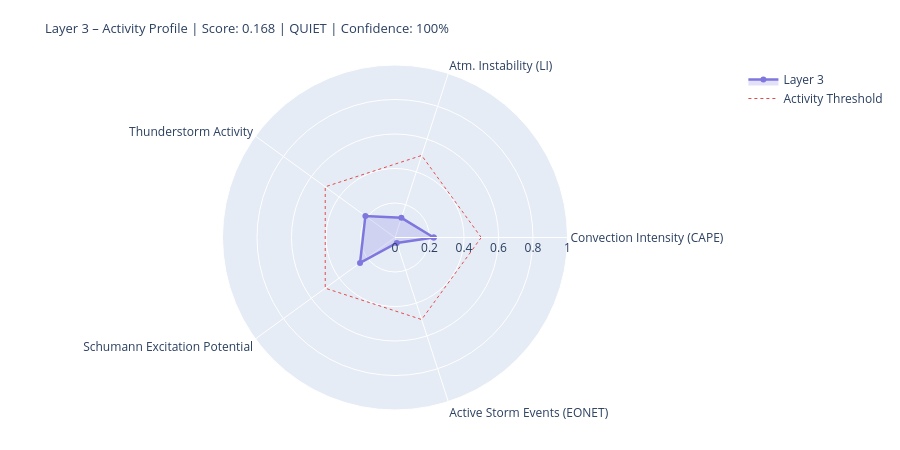

Notebook code cell kept with this figure:
### Markdown cell above
---
## 4. State Assessment & Handoff to Layer 4/5

### Code cell
# ============================================================
# LAYER-3-SCORE
# Five dynamic components
# ============================================================

def norm(v, lo, hi):
    if v is None or (isinstance(v, float) and math.isnan(v)): return None
    return round(max(0.0, min(1.0, (v - lo) / (hi - lo))), 4)

# --- 1) Convection intensity (global CAPE mean) ---
cape_mean = df_atm['cape'].dropna().mean() if not df_atm.empty else None
conv_score = norm(cape_mean, 0, 3000)
conv_src   = 'primary' if cape_mean is not None else 'missing'

# --- 2) Atmospheric instability (LI mean) ---
li_mean   = df_atm['li'].dropna().mean() if not df_atm.empty else None
# Negative LI = unstable → higher score
instab_score = norm(-li_mean if li_mean is not None else None, -6, 6)
instab_src   = 'primary' if li_mean is not None else 'missing'

# --- 3) Thunderstorm activity (mean thunder score + WMO count) ---
thunder_mean = df_atm['thunder_score'].mean() if not df_atm.empty else None
n_thunder    = int(df_atm['thunderstorm'].sum()) if not df_atm.empty else 0
thunder_score_val = norm(
    (thunder_mean or 0) * 0.7 + n_thunder * 0.1, 0, 1.0
) if thunder_mean is not None else None
thunder_src = 'primary'

# --- 4) Schumann excitation potential (weighted Schumann contribution) ---
schumann_pot = df_atm['schumann_contribution'].mean() if not df_atm.empty else None
# Boosted by Layer-2 thunderstorm trigger
if schumann_pot is not None and l2_thunder:
    schumann_pot = min(1.0, schumann_pot * 1.2)
schumann_score = norm(schumann_pot, 0, 1.0) if schumann_pot is not None else None
schumann_src   = 'derived'

# --- 5) Storm activity (NASA EONET) ---
# Distinction: None = data not loaded, 0.0 = loaded but no events
storm_score = None
storm_src   = 'missing'
if raw.get('storms') is not None:          # API reached successfully
    storm_score = norm(len(storm_events), 0, 30) if storm_events else 0.0
    storm_src   = 'primary'

# X-Ray and Kp: context only, not in dynamic score
# (X-Ray = Layer-0/4 driver; Kp = geomagnetic index, not a lightning proxy)
xray_context = None
if raw.get('xray'):
    df_xc = pd.DataFrame(raw['xray'])
    fc = next((c for c in df_xc.columns
               if any(k in c.lower() for k in ['flux','long']) and 'time' not in c.lower()),
              df_xc.columns[1])
    df_xc[fc] = pd.to_numeric(df_xc[fc], errors='coerce')
    xray_last = df_xc[fc].dropna().iloc[-1] if not df_xc[fc].dropna().empty else None
    if xray_last:
        xray_class = ('X' if xray_last>=1e-4 else 'M' if xray_last>=1e-5
                      else 'C' if xray_last>=1e-6 else 'B')
        xray_context = {'flux': float(xray_last), 'class': xray_class}
        print(f'X-Ray context: {xray_class}-class ({xray_last:.2e} W/m²)')

# --- Aggregate ---
COMPONENTS = {
    'Convection Intensity (CAPE)':  {'score': conv_score,       'source': conv_src,    'dynamic': True},
    'Atm. Instability (LI)':         {'score': instab_score,     'source': instab_src,  'dynamic': True},
    'Thunderstorm Activity':              {'score': thunder_score_val, 'source': thunder_src, 'dynamic': True},
    'Schumann Excitation Potential':   {'score': schumann_score,   'source': schumann_src,'dynamic': True},
    'Active Storm Events (EONET)': {'score': storm_score,      'source': storm_src,   'dynamic': True},
}

available   = {k: v['score'] for k, v in COMPONENTS.items() if v['score'] is not None}
unavailable = [k for k, v in COMPONENTS.items() if v['score'] is None]
layer3_score = round(sum(available.values()) / len(available), 4) if available else None
confidence   = round(len(available) / len(COMPONENTS), 2)
level = ('unknown' if layer3_score is None
         else 'quiet'   if layer3_score < 0.3
         else 'moderate' if layer3_score < 0.6
         else 'active')
dominant_l3 = max(available, key=available.get) if available else 'none'

# --- Ausgabe ---
W = 68
print('=' * W)
print('LAYER 3 – ATMOSPHERE / WEATHER / THUNDERSTORMS – STATE ASSESSMENT')
print('=' * W)
for name, comp in COMPONENTS.items():
    s = comp['score']
    if s is not None:
        bar = '█' * int(s * 20) + '░' * (20 - int(s * 20))
        print(f'  {name:<36} {bar}  {s:.3f}  [{comp["source"]}]')
    else:
        print(f'  {name:<36} {"─" * 20}  n/a   [missing]')
print('-' * W)
print(f'  Score:        {layer3_score:.3f}  ({len(available)}/{len(COMPONENTS)} components)')
print(f'  Confidence:   {confidence:.0%}')
print(f'  Level:        {level.upper()}')
print(f'  Dominant:     {dominant_l3}')
print(f'  CAPE mean:    {cape_mean:.0f} J/kg' if cape_mean else '  CAPE mean:    n/a')
print(f'  LI mean:      {li_mean:.1f} K' if li_mean is not None else '  LI mean:      n/a')
print(f'  Thunderstorms:{n_thunder} points (WMO)  +  {len(storm_events)} NASA EONET')
print('=' * W)

# Radar
cats   = list(available.keys())
vals_r = list(available.values())
if len(cats) >= 3:
    fig = go.Figure()
    fig.add_trace(go.Scatterpolar(
        r=vals_r + [vals_r[0]], theta=cats + [cats[0]],
        fill='toself', fillcolor='rgba(127,119,221,0.22)',
        line=dict(color='#7F77DD', width=2.5), name='Layer 3'
    ))
    fig.add_trace(go.Scatterpolar(
        r=[0.5] * (len(cats)+1), theta=cats + [cats[0]],
        line=dict(color='#E24B4A', dash='dot', width=1),
        mode='lines', name='Activity Threshold'
    ))
    fig.update_layout(
        title=dict(
            text=f'Layer 3 – Activity Profile | Score: {layer3_score:.3f} | {level.upper()} | Confidence: {confidence:.0%}',
            font=dict(size=13)
        ),
        polar=dict(radialaxis=dict(visible=True, range=[0, 1])),
        height=450, showlegend=True,
        margin=dict(l=60, r=60, t=65, b=40)
    )
    fig.show()

### Figure 1 — Plotly figure (JSON) as saved in the notebook; plotly's stock layout.template omitted (floating-point values rounded to 4 significant figures)
{"data": [{"fill": "toself", "fillcolor": "rgba(127,119,221,0.22)", "line": {"color": "#7F77DD", "width": 2.5}, "name": "Layer 3", "r": [0.2247, 0.12, 0.2122, 0.2506, 0.0333, 0.2247], "theta": ["Convection Intensity (CAPE)", "Atm. Instability (LI)", "Thunderstorm Activity", "Schumann Excitation Potential", "Active Storm Events (EONET)", "Convection Intensity (CAPE)"], "type": "scatterpolar"}, {"line": {"color": "#E24B4A", "dash": "dot", "width": 1}, "mode": "lines", "name": "Activity Threshold", "r": [0.5, 0.5, 0.5, 0.5, 0.5, 0.5], "theta": ["Convection Intensity (CAPE)", "Atm. Instability (LI)", "Thunderstorm Activity", "Schumann Excitation Potential", "Active Storm Events (EONET)", "Convection Intensity (CAPE)"], "type": "scatterpolar"}], "layout": {"height": 450, "margin": {"b": 40, "l": 60, "r": 60, "t": 65}, "polar": {"radialaxis": {"range": [0, 1], "visible": true}}, "showlegend": true, "title": {"font": {"size": 13}, "text": "Layer 3 – Activity Profile | Score: 0.168 | QUIET | Confidence: 100%"}}}
